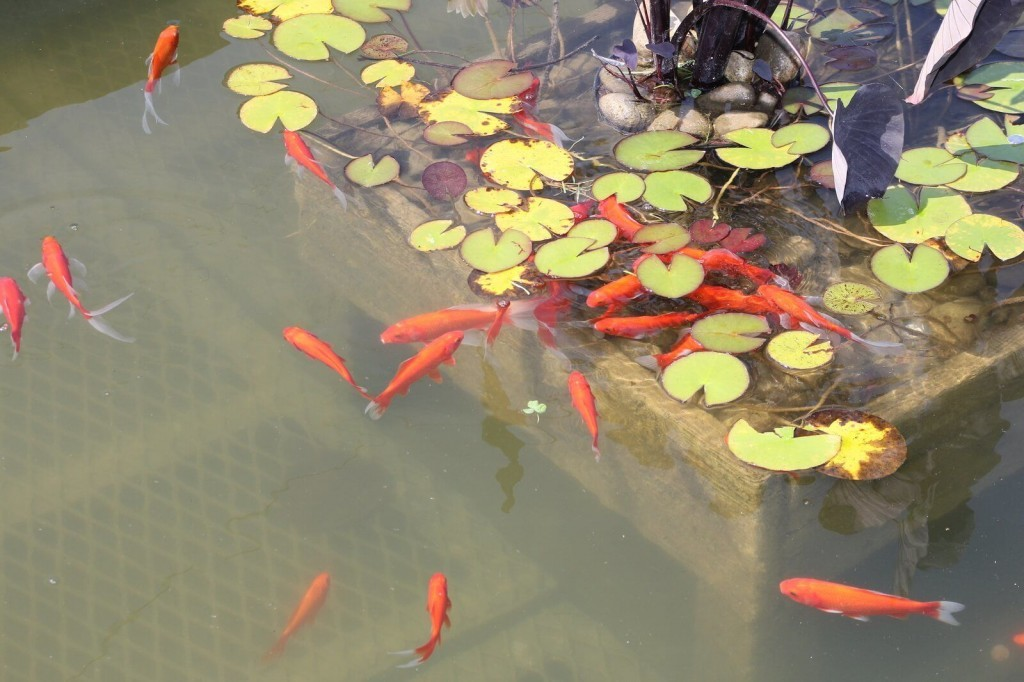
#> input picture Finale/Task0/goldfish.jpg, 1024 x 682 px, found by its file name
$ jupyter execute SPAGroup_FinalStage_Task0.ipynb
#> lines starting #> are read from the running program, lines starting #| are printed output that depends on the picture; after the words box and inside, x2 and y2 are one past the last pixel; in counts of white or black regions, pixels touching at a corner belong together
#Final
VIP CUP
______
**SPA Group**
Sajad Jabarzade Ghandilou
Parham Soltani
Amirtaha Aghasi
______

##Libraries

[cell 1]
import cv2
import numpy as np
from matplotlib import pyplot as plt

##Preparing Data

[cell 2]
from google.colab import files
from google.colab.patches import cv2_imshow

[cell 3]
uploaded = files.upload()
#> the answer given: goldfish.jpg
#> further down, img is the input picture: shape (682, 1024, 3); mean B, G, R 108.2, 133.7, 143.8

##Functions

[cell 4]
def get_fps(inputvideo):
  return int(inputvideo.get(cv2.CAP_PROP_FPS))

[cell 5]
def count_goldfish(image_path):
#> called with image_path = '/content/goldfish.jpg'
  image = cv2.imread(image_path)
  hsv = cv2.cvtColor(image, cv2.COLOR_BGR2HSV)
#> hsv: shape (682, 1024, 3); mean H, S, V 38, 63.2, 146
  lower = np.array([10, 10, 100], dtype="uint8")
  upper = np.array([25, 255, 255], dtype="uint8")
  mask = cv2.inRange(hsv, lower, upper)
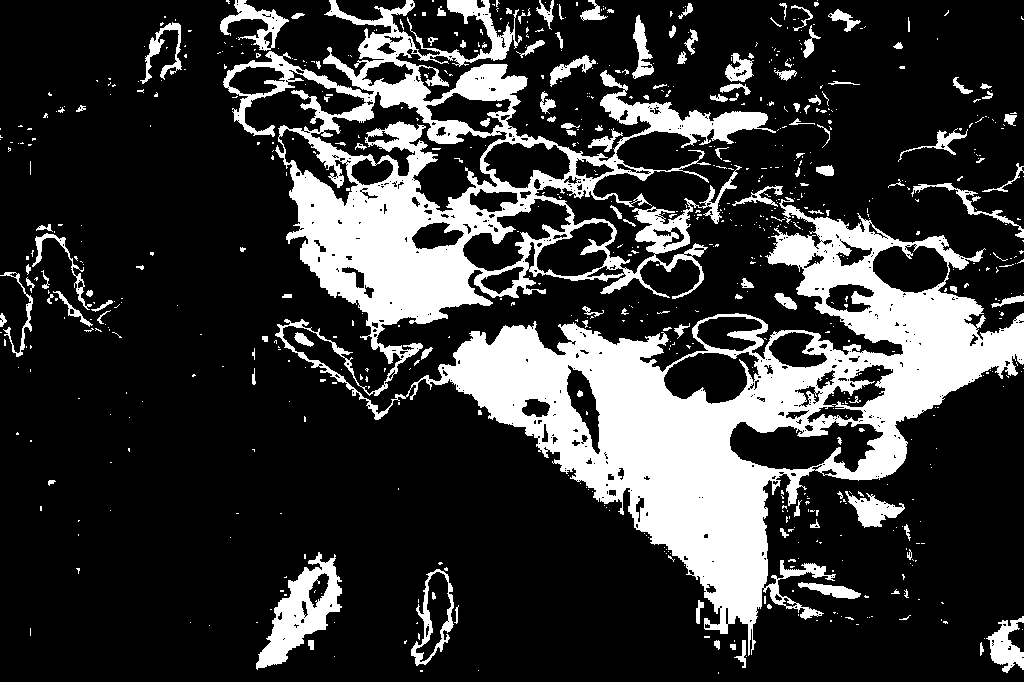
#> mask: shape (682, 1024); 21.8% white; 754 white regions (625 under 20 px), largest, box (x1, y1, x2, y2) and area: (223, 0, 1024, 656) 128943, (256, 552, 342, 670) 4006, (220, 0, 289, 51) 1197
  kernel = cv2.getStructuringElement(cv2.MORPH_ELLIPSE, (11, 11))
  mask = cv2.morphologyEx(mask, cv2.MORPH_CLOSE, kernel)
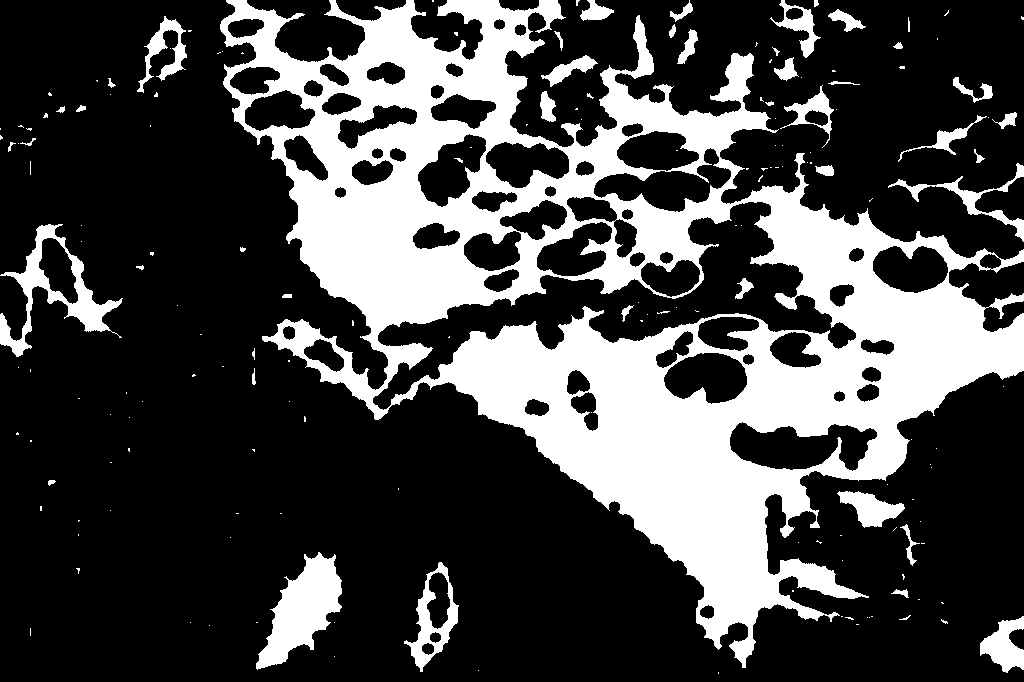
#> mask: shape (682, 1024); 27.9% white; 172 white regions (124 under 20 px)
  contours, _ = cv2.findContours(mask, cv2.RETR_EXTERNAL, cv2.CHAIN_APPROX_SIMPLE)
#> contours = 157 contours, 123 with area under 20; largest, box (x1, y1, x2, y2) and area: (220, 0, 1024, 668) 243489, (0, 224, 123, 357) 4966, (256, 552, 342, 670) 4784, (404, 562, 459, 672) 2825, (980, 616, 1024, 673) 1322
  goldfish_count = 0
  for contour in contours:
    if cv2.contourArea(contour) > 200:
      goldfish_count += 1
      cv2.drawContours(image, [contour], -1, (0, 255, 0), 2)
#> this loop made 157 passes
#> contour on passes 1 to 3: [[718, 672], [718, 673]], [[478, 670]], [[334, 656]]
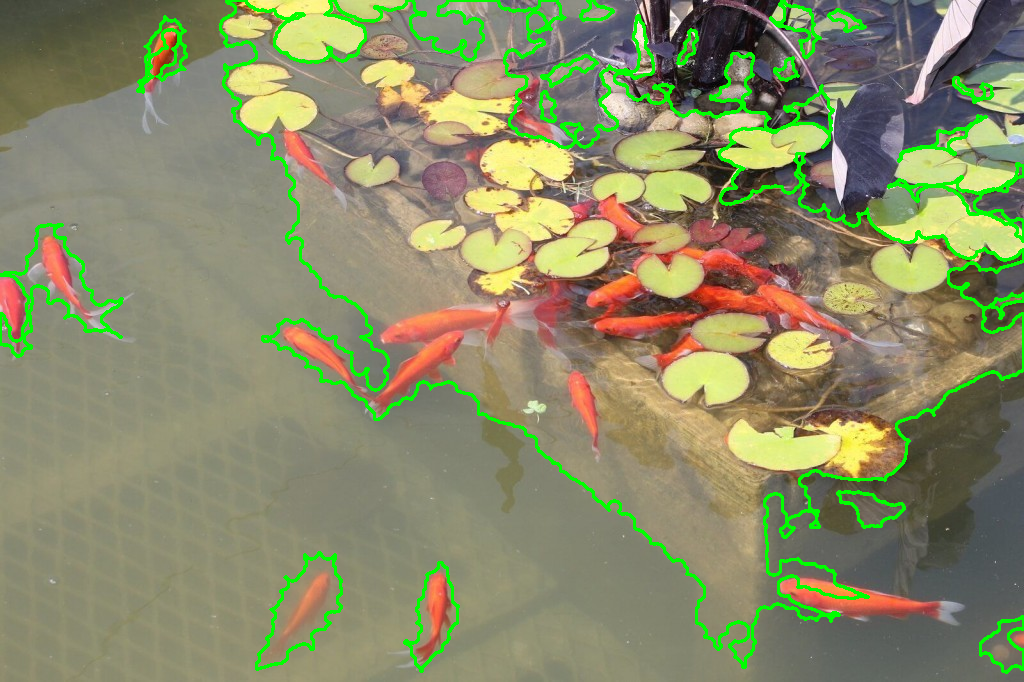
#> image: shape (682, 1024, 3); 4.67% of pixels changed, all inside (x1, y1, x2, y2) = (0, 0, 1024, 674)
#> after the loop, goldfish_count = 18
  plt.imshow(cv2.cvtColor(image, cv2.COLOR_BGR2RGB))
  plt.title(f'Goldfish Count: {goldfish_count}')
  plt.show()
  return goldfish_count

##Task 0

###Phase 1

[cell 6]
img = cv2.imread("/content/goldfish.jpg",1)
plt.imshow(img[:,:,::-1])
plt.show()

[cell 7]
image_path = "/content/goldfish.jpg"
count = count_goldfish(image_path)
#> count = 18

[cell 8]
total = 19
accur = count/total * 100
#> accur = 94.74
label = f"Goldfish Count: {count}          Accuracy = {accur:.2f}"
cv2.putText(img, label, (50, 50), cv2.FONT_HERSHEY_SIMPLEX, 1, (0, 255, 0), 3)
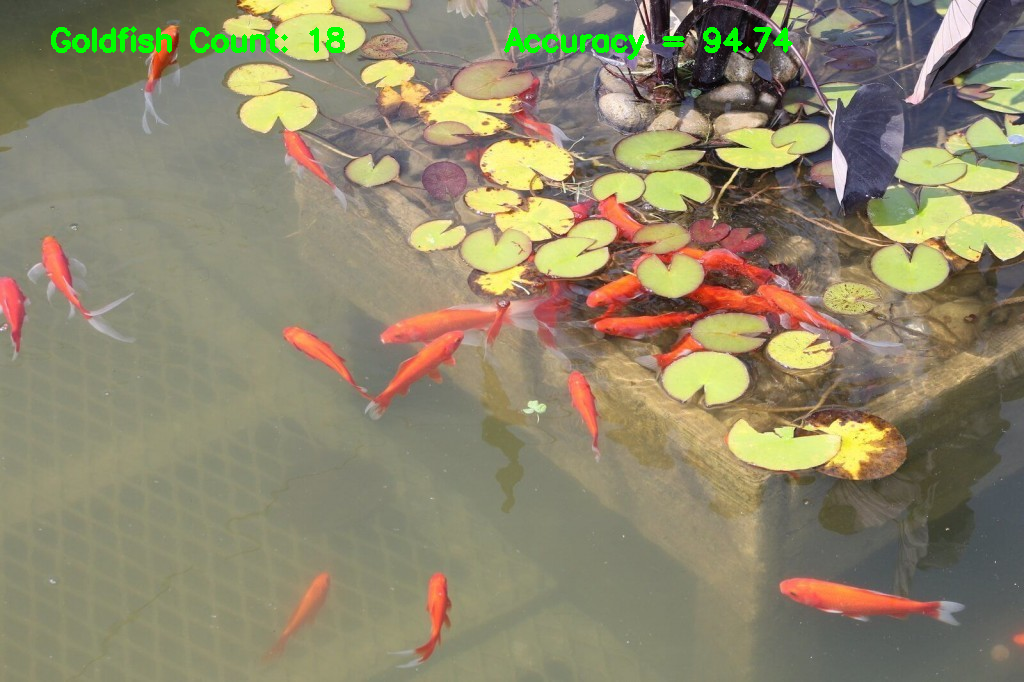
#> img: shape (682, 1024, 3); 0.84% of pixels changed, all inside (x1, y1, x2, y2) = (51, 26, 793, 60)
cv2.imwrite("GoldfishOutPic.jpg", img)
#> Out = True

###Phase 2

[cell 9]
video_input_file_name = "/content/Goldfish.mp4"

[cell 10]
cap = cv2.VideoCapture(video_input_file_name)

[cell 11]
fps = get_fps(cap)
#> fps = 30

[cell 12]
video_output_file_name = "Our Output.mp4"
width = int(cap.get(cv2.CAP_PROP_FRAME_WIDTH))
#> width = 1920
height = int(cap.get(cv2.CAP_PROP_FRAME_HEIGHT))
#> height = 1080
video_out = cv2.VideoWriter(video_output_file_name, cv2.VideoWriter_fourcc(*"XVID"), fps, (width, height))

[cell 13]
while True:
    ret, frame = cap.read()
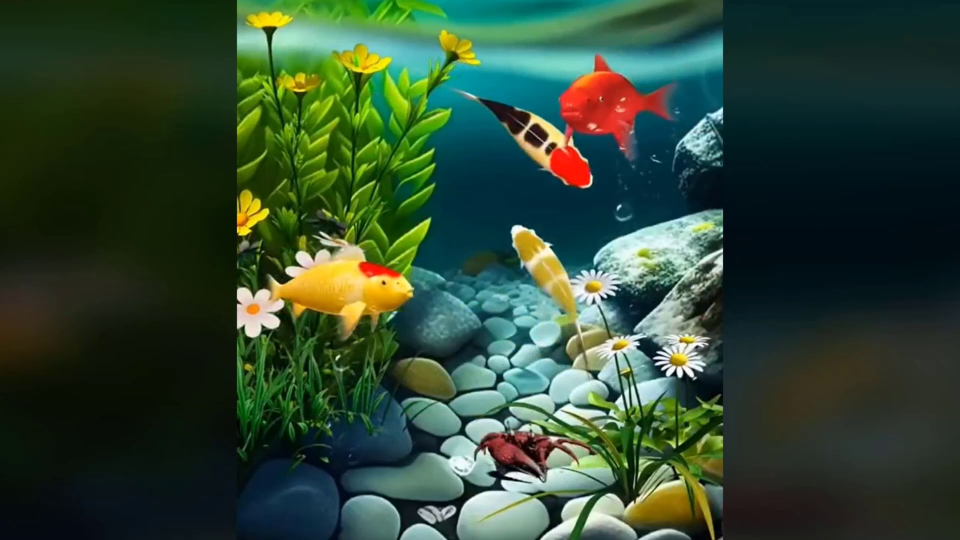
#> input picture frame 20 of Finale/Task0/Goldfish.mp4, 1920 x 1080 px (shown at 1/2 size)
#> frame is the input picture: shape (1080, 1920, 3); mean B, G, R 51.6, 71.5, 48.3
    if ret:
      gray = cv2.cvtColor(frame, cv2.COLOR_BGR2GRAY)
      blurred = cv2.GaussianBlur(gray, (5, 5), 0)
      edged = cv2.Canny(blurred, 50, 150)
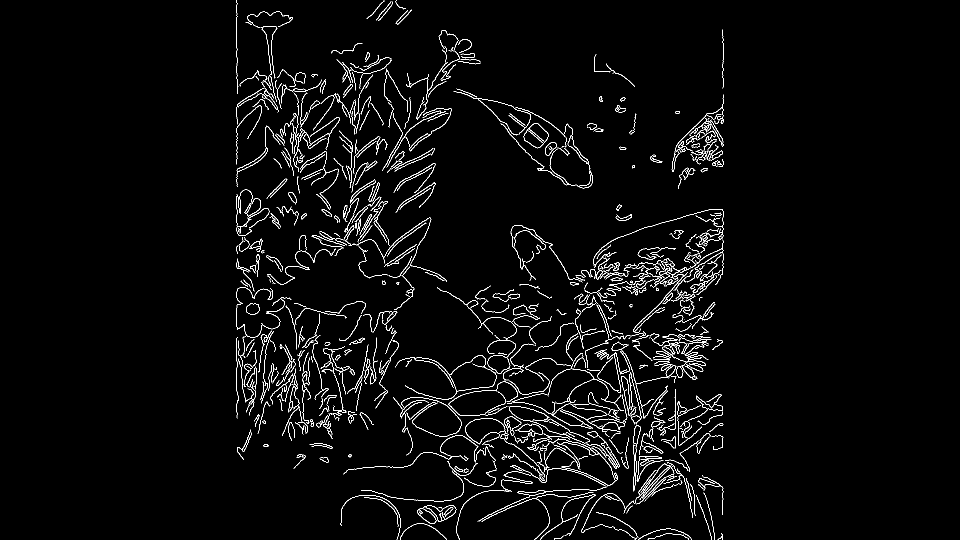
#> edged: shape (1080, 1920) (shown at 1/2 size); 2.8% white in thin lines or dots, all inside (x1, y1, x2, y2) = (473, 0, 1447, 1080)
      contours, _ = cv2.findContours(edged.copy(), cv2.RETR_EXTERNAL, cv2.CHAIN_APPROX_SIMPLE)
#> contours = 777 contours, 517 with area under 20; largest, box (x1, y1, x2, y2) and area: (1242, 744, 1283, 849) 1744, (1047, 246, 1098, 297) 1589, (1030, 847, 1086, 874) 660, (835, 1016, 874, 1048) 636, (493, 607, 520, 629) 454
      cv2.drawContours(frame, contours, -1, (0, 255, 0), 2)
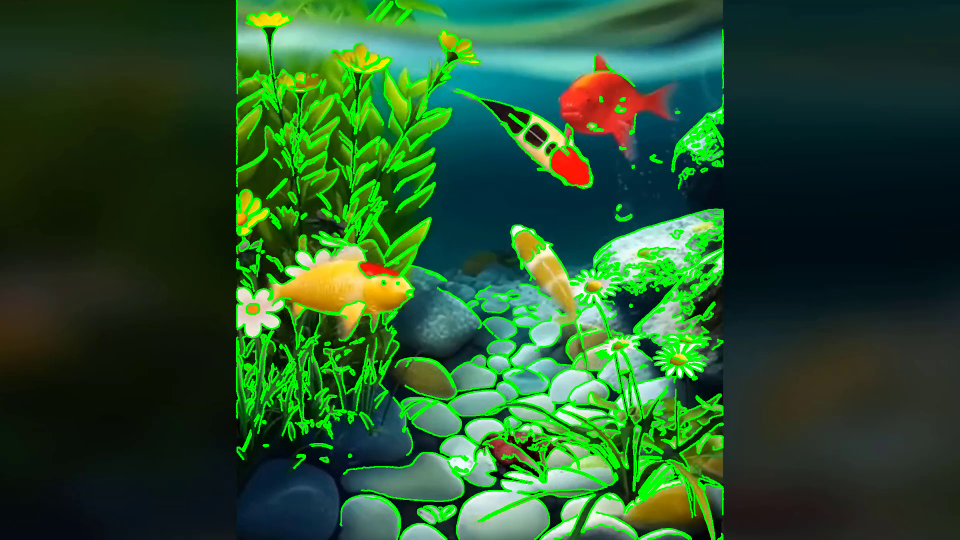
#> frame: shape (1080, 1920, 3) (shown at 1/2 size); 8.87% of pixels changed, all inside (x1, y1, x2, y2) = (472, 0, 1448, 1080)
      video_out.write(frame)
    else: break
cap.release()
video_out.release()
